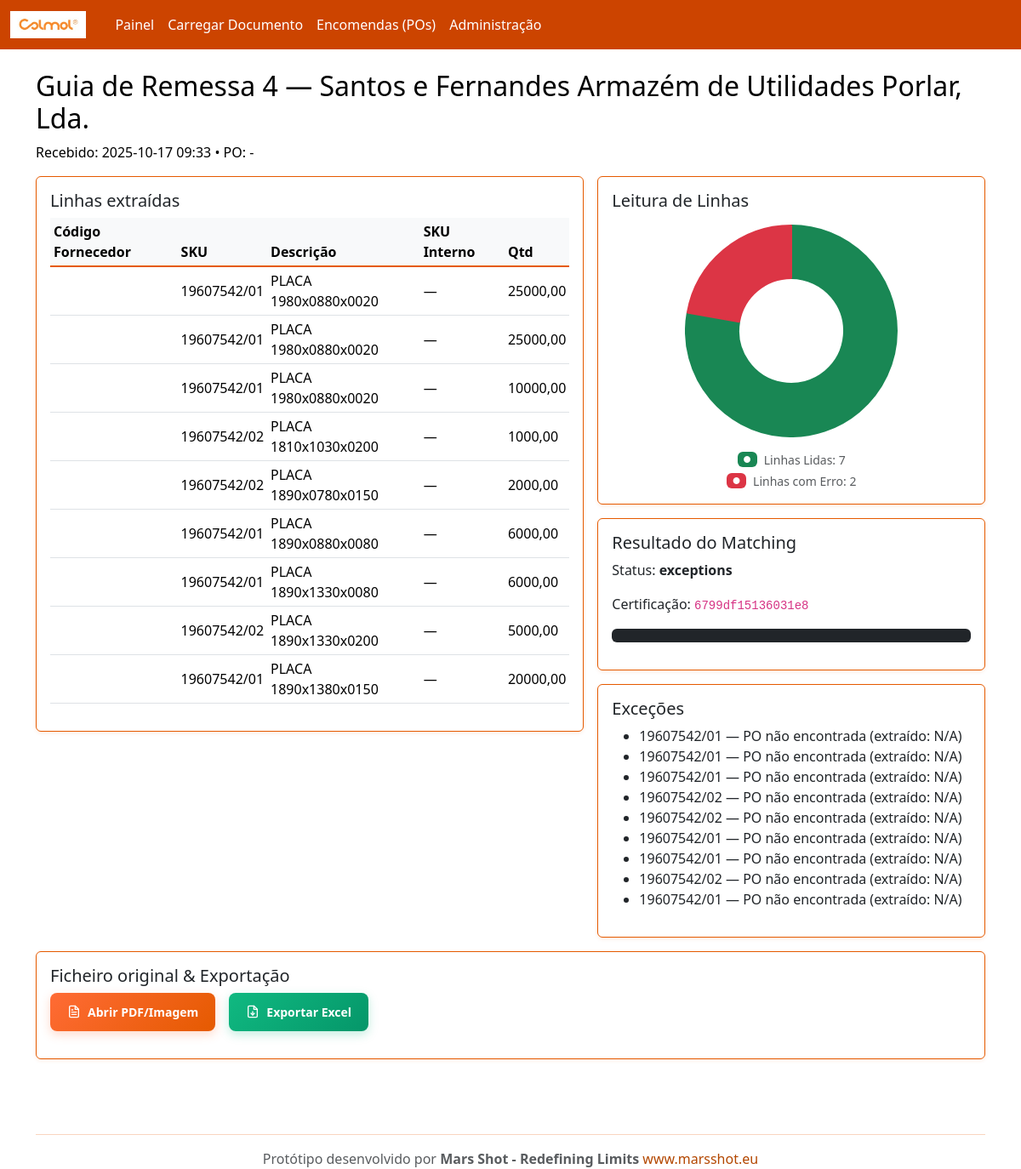
Screenshot of /inbound/265/ with the database file from the repository.
### rececao/models.py (models this page shows, shortened)
class InboundDocument(models.Model):
    DOC_TYPES = (
        ('GR','Guia de Remessa'),
        ('FT','Nota de Encomenda'),
    )
    supplier = models.ForeignKey(Supplier, on_delete=models.CASCADE, related_name='inbound_docs')
    doc_type = models.CharField(max_length=2, choices=DOC_TYPES, default='GR')
    number = models.CharField(max_length=120)
    file = models.FileField(upload_to='inbound/')
    received_at = models.DateTimeField(auto_now_add=True)
    parsed_payload = models.JSONField(default=dict, blank=True)  # resultado do OCR/extração
    po = models.ForeignKey(PurchaseOrder, on_delete=models.SET_NULL, null=True, blank=True, related_name='inbound_docs')

class Supplier(models.Model):
    name = models.CharField(max_length=200, unique=True)
    email = models.EmailField(blank=True, null=True)
    code = models.CharField(max_length=50, unique=True)

class ReceiptLine(models.Model):
    inbound = models.ForeignKey(InboundDocument, on_delete=models.CASCADE, related_name='lines')
    supplier_code = models.CharField(max_length=120)
    article_code = models.CharField(max_length=120, blank=True)
    maybe_internal_sku = models.CharField(max_length=120, blank=True)  # resultado do mapping
    description = models.CharField(max_length=255, blank=True)
    unit = models.CharField(max_length=20, default='UN')
    qty_received = models.DecimalField(max_digits=12, decimal_places=2, default=0)
    po_number_extracted = models.CharField(max_length=120, blank=True, default='')  # numero_encomenda extraído do produto

class MatchResult(models.Model):
    inbound = models.OneToOneField(InboundDocument, on_delete=models.CASCADE, related_name='match_result')
    status = models.CharField(max_length=30, default='pending')  # matched / exceptions / pending
    summary = models.JSONField(default=dict, blank=True)  # KPIs do matching (linhas OK, divergências, etc.)
    certified_id = models.CharField(max_length=64, blank=True)  # hash/UUID da receção

class ExceptionTask(models.Model):
    inbound = models.ForeignKey(InboundDocument, on_delete=models.CASCADE, related_name='exceptions')
    line_ref = models.CharField(max_length=120)  # referência da linha (supplier_code / internal_sku)
    issue = models.CharField(max_length=255)  # descrição do problema
    suggested_internal_sku = models.CharField(max_length=120, blank=True)
    suggested_qty = models.DecimalField(max_digits=12, decimal_places=2, null=True, blank=True)
    resolved = models.BooleanField(default=False)
    created_at = models.DateTimeField(auto_now_add=True)

### rececao/views.py (the view)
# urls.py: path('inbound/<int:pk>/', views.inbound_detail, name='inbound_detail'),
def inbound_detail(request, pk):
    inbound = get_object_or_404(InboundDocument, pk=pk)
    result = getattr(inbound, 'match_result', None)
    total_lines = inbound.lines.count()
    lines_with_errors = inbound.exceptions.values('line_ref').distinct().count()
    lines_read = total_lines - lines_with_errors
    line_stats = {
        'total_lines': total_lines,
        'lines_read': lines_read,
        'lines_error': lines_with_errors,
    }
    return render(request, 'inbound_detail.html', {
        'inbound': inbound,
        'result': result,
        'line_stats': line_stats
    })

### templates/inbound_detail.html (shortened to what this page needs)
{% extends "base.html" %}
{% block content %}
<h2>{{ inbound.get_doc_type_display }} {{ inbound.number }} — {{ inbound.supplier.name }}</h2>
<p>Recebido: {{ inbound.received_at|date:"Y-m-d H:i" }} • PO: {% if inbound.po %}{{ inbound.po.number }}{% else %}-{% endif %}</p>
<div class="row g-3">
  <div class="col-md-7">
    <div class="card p-3">
      <h5>Linhas extraídas</h5>
      <table class="table table-sm align-middle">
        <thead><tr><th>Código Fornecedor</th><th>SKU</th><th>Descrição</th><th>SKU Interno</th><th>Qtd</th></tr></thead>
        <tbody>
        {% for l in inbound.lines.all %}
          <tr>
            <td>{{ l.supplier_code }}</td>
            <td>{{ l.article_code|default:"—" }}</td>
            <td>{{ l.description|default:"—" }}</td>
            <td>{{ l.maybe_internal_sku|default:"—" }}</td>
            <td>{{ l.qty_received }}</td>
          </tr>
        {% endfor %}
        </tbody>
      </table>
    </div>
  </div>
  <div class="col-md-5">
    <div class="card p-3 mb-3">
      <h5 class="mb-3">Leitura de Linhas</h5>
      <div class="d-flex justify-content-center">
        <canvas id="lineReadingChart" style="max-width: 250px; max-height: 250px;"></canvas>
      </div>
      <div class="mt-3 text-center">
        <small class="d-flex align-items-center justify-content-center gap-2 mb-1">
          <span class="badge bg-success">●</span>
          <span class="text-muted">Linhas Lidas: {{ line_stats.lines_read }}</span>
        </small>
        <small class="d-flex align-items-center justify-content-center gap-2">
          <span class="badge bg-danger">●</span>
          <span class="text-muted">Linhas com Erro: {{ line_stats.lines_error }}</span>
        </small>
      </div>
    </div>
    <div class="card p-3">
      <h5>Resultado do Matching</h5>
      {% if result %}
        <p>Status: <strong>{{ result.status }}</strong></p>
        <p>Certificação: <code>{{ result.certified_id }}</code></p>
        <pre class="bg-dark p-2 rounded">{{ result.summary|json_script:"summary" }}</pre>
      {% else %}
        <p>Pendente</p>
      {% endif %}
    </div>
    <div class="card p-3 mt-3">
      <h5>Exceções</h5>
      <ul>
        {% for e in inbound.exceptions.all %}
          <li>{{ e.line_ref }} — {{ e.issue }}</li>
        {% empty %}
          <li>Sem exceções 🎉</li>
        {% endfor %}
      </ul>
    </div>
  </div>
</div>
<div class="card p-3 mt-3">
  <h5>Ficheiro original & Exportação</h5>
  <div class="d-flex gap-3 mb-3 flex-wrap">
    <a class="btn-bizneo-primary" href="{{ inbound.file.url }}" target="_blank">
      Abrir PDF/Imagem
    </a>
    <a class="btn-bizneo-success" href="{% url 'export_excel' inbound.pk %}">
      Exportar Excel
    </a>
  </div>
</div>
<script>
// Line Reading Chart
const lineCtx = document.getElementById('lineReadingChart');
new Chart(lineCtx, {
  type: 'doughnut',
  data: {
    labels: ['Linhas Lidas', 'Linhas com Erro'],
    datasets: [{
      data: [{{ line_stats.lines_read }}, {{ line_stats.lines_error }}],
      backgroundColor: [
        '#198754',  // Verde para linhas lidas
        '#dc3545'   // Vermelho para linhas com erro
      ],
      borderColor: [
        '#198754',
        '#dc3545'
      ],
      borderWidth: 2
    }]
  },
  options: {
    responsive: true,
    maintainAspectRatio: true,
    plugins: {
      legend: {
        display: false
      },
      tooltip: {
        callbacks: {
          label: function(context) {
            const total = {{ line_stats.total_lines }};
            const val = context.parsed;
            const pct = total ? (val * 100 / total).toFixed(1) : 0;
            return context.label + ': ' + val + ' (' + pct + '%)';
          }
        }
      }
    },
    elements: {
      arc: { borderWidth: 3 }
    }
  }
});
</script>
{% endblock %}

### rows the page displays
InboundDocument: doc_type "Guia de Remessa", number "4", supplier.name "Santos e Fernandes Armazém de Utilidades Porlar, Lda.", received_at "2025-10-17 09:33"
ReceiptLine: article_code "19607542/01", description "PLACA 1980x0880x0020", maybe_internal_sku "—", qty_received "25000,00"
ReceiptLine: article_code "19607542/01", description "PLACA 1980x0880x0020", maybe_internal_sku "—", qty_received "25000,00"
ReceiptLine: article_code "19607542/01", description "PLACA 1980x0880x0020", maybe_internal_sku "—", qty_received "10000,00"
ReceiptLine: article_code "19607542/02", description "PLACA 1810x1030x0200", maybe_internal_sku "—", qty_received "1000,00"
ReceiptLine: article_code "19607542/02", description "PLACA 1890x0780x0150", maybe_internal_sku "—", qty_received "2000,00"
ReceiptLine: article_code "19607542/01", description "PLACA 1890x0880x0080", maybe_internal_sku "—", qty_received "6000,00"
ReceiptLine: article_code "19607542/01", description "PLACA 1890x1330x0080", maybe_internal_sku "—", qty_received "6000,00"
ReceiptLine: article_code "19607542/02", description "PLACA 1890x1330x0200", maybe_internal_sku "—", qty_received "5000,00"
ReceiptLine: article_code "19607542/01", description "PLACA 1890x1380x0150", maybe_internal_sku "—", qty_received "20000,00"
MatchResult: status "exceptions", certified_id "6799df15136031e8"
ExceptionTask: line_ref "19607542/01", issue "PO não encontrada (extraído: N/A)"
ExceptionTask: line_ref "19607542/01", issue "PO não encontrada (extraído: N/A)"
ExceptionTask: line_ref "19607542/01", issue "PO não encontrada (extraído: N/A)"
ExceptionTask: line_ref "19607542/02", issue "PO não encontrada (extraído: N/A)"
ExceptionTask: line_ref "19607542/02", issue "PO não encontrada (extraído: N/A)"
ExceptionTask: line_ref "19607542/01", issue "PO não encontrada (extraído: N/A)"
ExceptionTask: line_ref "19607542/01", issue "PO não encontrada (extraído: N/A)"
ExceptionTask: line_ref "19607542/02", issue "PO não encontrada (extraído: N/A)"
ExceptionTask: line_ref "19607542/01", issue "PO não encontrada (extraído: N/A)"

### other values shown
{{ line_stats.lines_read }} "7"
{{ line_stats.lines_error }} "2"
chart data {{ line_stats.lines_read }} 7
chart data {{ line_stats.lines_error }} 2
